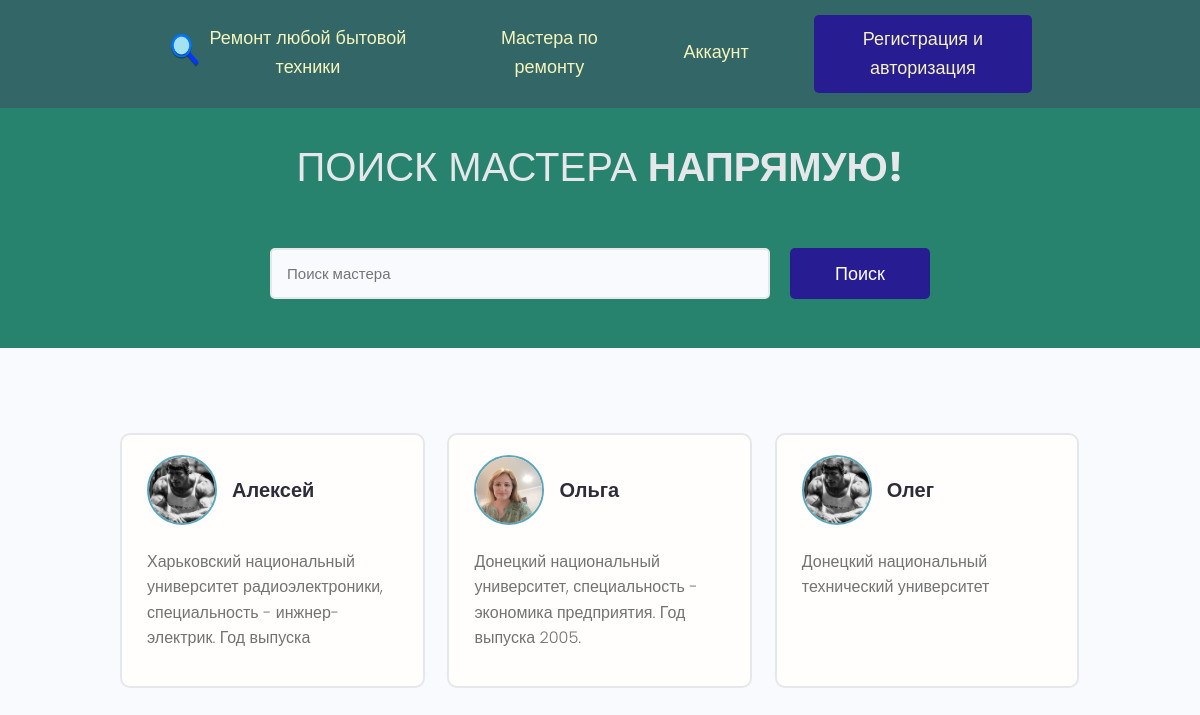
Before: /engineers/?page=2 with the older database file.
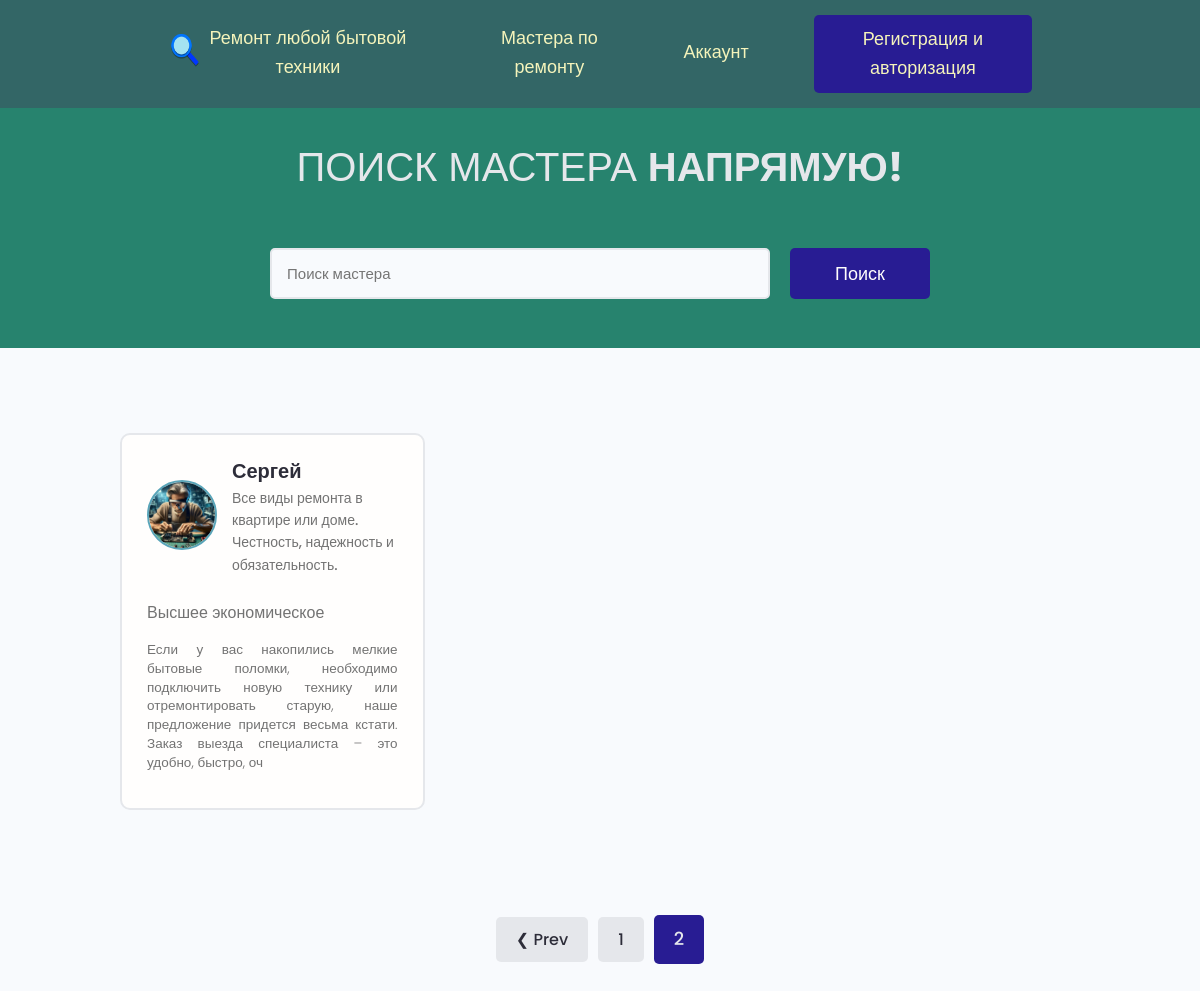
After: the same page with the newer database file.
### engineers/models.py (models this page shows, shortened)
class Engineer(models.Model):
    engineer = models.OneToOneField(User, on_delete=models.CASCADE, blank=True, verbose_name="Мастер")
    name = models.CharField(max_length=200, blank=True, verbose_name="Имя")
    email = models.EmailField(max_length=200, blank=True, verbose_name="Email")
    username = models.CharField(max_length=200, blank=True, verbose_name="Username")
    i_info = models.TextField(max_length=100, blank=True, verbose_name="Кратко")
    all_info = models.TextField(blank=True, verbose_name="Информация")
    engineer_image = models.ImageField(upload_to="repairs/", default="repairs/engineer.jpeg", verbose_name="Фото")
    education = models.CharField(max_length=200, blank=True, verbose_name="Образование")
    price = models.FileField(upload_to="repairs/", default="repairs/price_repair_cleaner.jpeg", verbose_name="Цены")
    social_website = models.CharField(max_length=200, blank=True, verbose_name="Сайт")
    social_vkontakte = models.CharField(max_length=200, blank=True, verbose_name="Вконтакте")
    social_whatsapp = models.CharField(max_length=200, blank=True, verbose_name="WhatsApp")
    social_telegram = models.CharField(max_length=200, blank=True, verbose_name="Телеграм")
    created = models.DateTimeField(auto_now_add=True, verbose_name="Дата создания")

### engineers/views.py (the view)
# urls.py: path('', views.engineers, name="engineers"),
def engineers(request):
    engi, search_query = search_engineers(request)
    custom_range, engi = paginate_engineers(request, engi, 6)
    context = {
        'engineers': engi,
        'search_query': search_query,
        'custom_range': custom_range
    }
    return render(request, 'engineers/index.html', context)

### engineers/utils.py (called while the page is built)
def paginate_engineers(request, rep, results):
    page = request.GET.get('page')
    paginator = Paginator(rep, results)
    try:
        rep = paginator.page(page)
    except PageNotAnInteger:
        page = 1
        rep = paginator.page(page)
    except EmptyPage:
        page = paginator.num_pages
        rep = paginator.page(page)
    right_index = int(page) + 5
    if right_index > paginator.num_pages:
        right_index = paginator.num_pages + 1
    left_index = int(page) - 4
    if left_index < 1:
        left_index = 1
    custom_range = range(left_index, right_index)
    return custom_range, rep

def search_engineers(request):
    search_query = ''
    if request.GET.get('search_query'):  # получаем данные по имени name="search_query"стр16index.html
        search_query = request.GET.get('search_query')
    engi = Engineer.objects.filter(Q(name__icontains=search_query) |
                                   Q(i_info__icontains=search_query) |
                                   Q(all_info__icontains=search_query)
                                   )
    return engi, search_query

### engineers/templates/engineers/index.html (shortened to what this page needs)
{% extends 'rembyt/base.html' %}
{% block content %}
<main class="home">
    <section class="hero-section text-center">
        <div class="container container--narrow">
            <div class="hero-section__box">
                <h2>Поиск мастера <span>Напрямую!</span></h2>
            </div>
            <div class="hero-section__search">
                <form id="search" class="form" action="{% url 'engineers' %}" method="get">
                    <div class="form__field">
                        <input class="input input--text" id="formInput#search" type="text" name="search_query"
                               placeholder="Поиск мастера" value="{{search_query}}"/>
                    </div>
                    <input class="btn btn--sub btn--lg" type="submit" value="Поиск"/>
                </form>
            </div>
        </div>
    </section>
    <section class="devlist">
        <div class="container">
            <div class="grid grid--three">
                {% for engineer in engineers %}
                <div class="column card">
                    <div class="dev">
                        <a href="{% url 'file_engineer' engineer.id %}" class="card__body">
                            <div class="dev__profile">
                                <img class="avatar avatar--md" src="{{ engineer.engineer_image.url }}" alt="image"/>
                                <div class="dev__meta">
                                    <h3>{{ engineer.name }}</h3>
                                    <h5>{{ engineer.i_info|slice:"80" }}</h5>
                                </div>
                            </div>
                            <br>
                            <p>{{ engineer.education|slice:"100" }}</p>
                            <p class="dev__info">
                                {{ engineer.all_info|slice:"200" }}
                            </p>
                        </a>
                    </div>
                </div>
                {% endfor %}
            </div>
        </div>
    </section>
    {% include 'rembyt/pagination.html' with queryset=engineers %}
</main>
{% endblock %}

Changed rows visible on the page:
no longer on this page (row edited): Engineer: engineer_image (picture), name "Алексей", education "Харьковский национальный университет радиоэлектроники, специальность - инжнер-электрик. Год выпуска"
no longer on this page (row edited): Engineer: engineer_image (picture), name "Ольга", education "Донецкий национальный университет, специальность - экономика предприятия. Год выпуска 2005."
no longer on this page (row edited): Engineer: engineer_image (picture), name "Олег", education "Донецкий национальный технический университет"
added Engineer: engineer_image (picture), name "Сергей", i_info "Все виды ремонта в квартире или доме. Честность, надежность и обязательность.", education "Высшее экономическое", all_info "Если у вас накопились мелкие бытовые поломки, необходимо подключить новую технику или отремонтировать старую, наше предложение придется весьма кстати. Заказ выезда специалиста – это удобно, быстро, оч"
Other visible differences:
text now shown: "❮ Prev"
new list line: "1"
new list line: "2"
